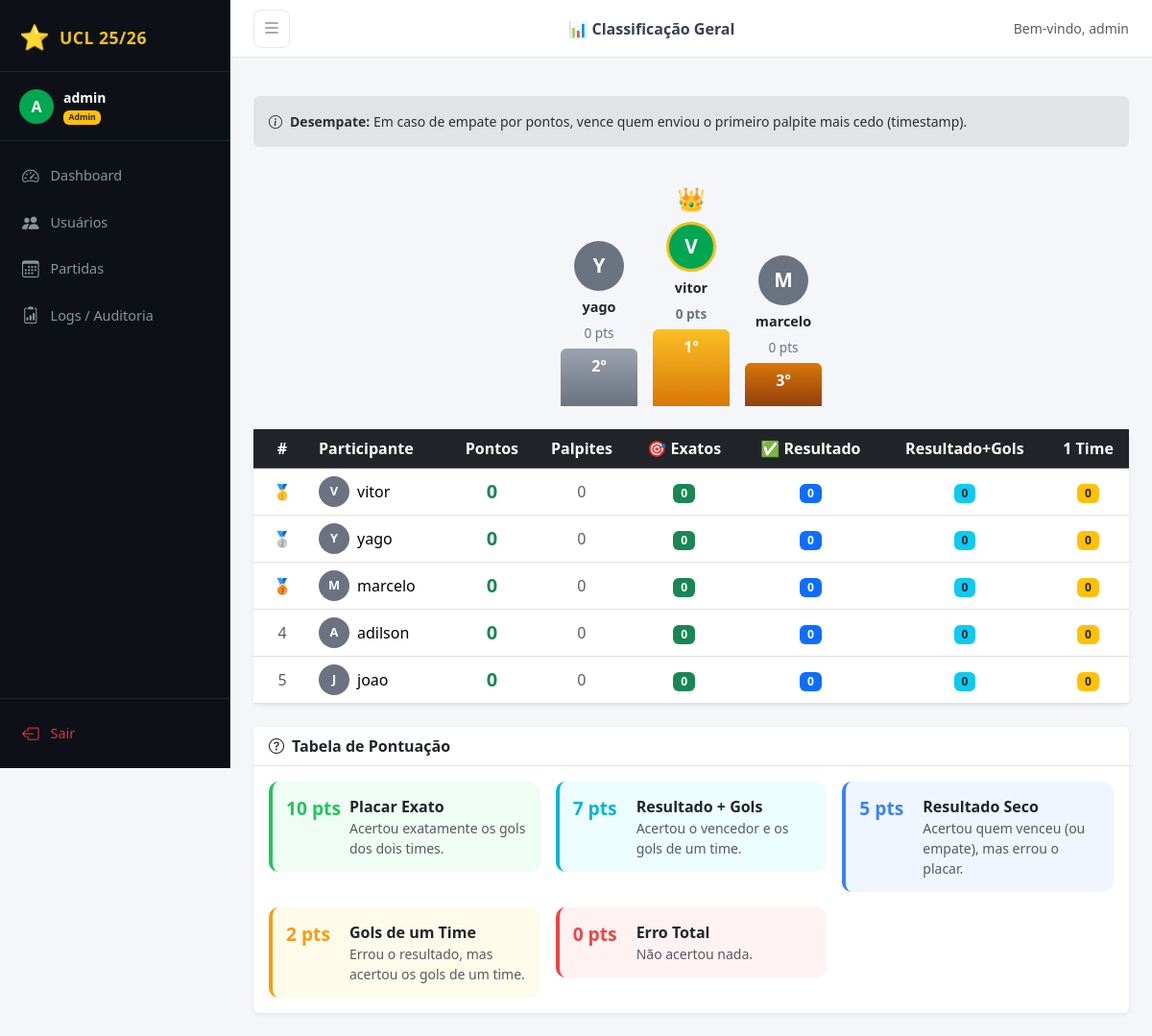
Page /ranking (signed in) on the committed database.
### app/models.py (models this page shows, shortened)
class User(UserMixin, db.Model):
    __tablename__ = 'users'
    id = db.Column(db.Integer, primary_key=True)
    username = db.Column(db.String(80), unique=True, nullable=False)
    email = db.Column(db.String(120), unique=True, nullable=False)
    password_hash = db.Column(db.String(256), nullable=False)
    role = db.Column(db.String(20), default='user')  # 'admin' ou 'user'
    is_blocked = db.Column(db.Boolean, default=False)
    created_at = db.Column(db.DateTime, default=datetime.utcnow)
    predictions = db.relationship('Prediction', backref='user', lazy=True)
    audit_logs = db.relationship('AuditLog', backref='user', lazy=True)

### app/routes/user.py (the view)
@user_bp.route('/ranking')
@login_required
def ranking():
    data = _get_ranking()
    return render_template('user/ranking.html', ranking=data)

### app/__init__.py (called while the page is built)
def create_app(config_class=Config):
    app = Flask(__name__)
    app.config.from_object(config_class)
    db.init_app(app)
    login_manager.init_app(app)
    login_manager.login_view = 'auth.login'
    login_manager.login_message = 'Por favor, faça login para acessar esta página.'
    login_manager.login_message_category = 'warning'
    @login_manager.user_loader
    def load_user(user_id):
        return db.session.get(User, int(user_id))
    from .routes.auth import auth_bp
    from .routes.admin import admin_bp
    from .routes.user import user_bp
    app.register_blueprint(auth_bp)
    app.register_blueprint(admin_bp, url_prefix='/admin')
    app.register_blueprint(user_bp)
    from .utils import format_dt, format_dt_full
    app.jinja_env.filters['fdt'] = format_dt
    app.jinja_env.filters['fdt_full'] = format_dt_full
    return app

### app/templates/user/ranking.html (shortened to what this page needs)
{% extends 'base.html' %}
{% block page_title %}📊 Classificação Geral{% endblock %}
{% block content %}
<div class="alert alert-secondary border-0 d-flex align-items-center gap-2 small">
  <i class="bi bi-info-circle"></i>
  <span><strong>Desempate:</strong> Em caso de empate por pontos, vence quem enviou o primeiro palpite mais cedo (timestamp).</span>
</div>
{% if ranking | length >= 1 %}
<div class="podium-wrap mb-4">
  {% if ranking | length >= 2 %}
  <div class="podium-item podium-2">
    <div class="podium-avatar">{{ ranking[1].user.username[0].upper() }}</div>
    <div class="podium-name">{{ ranking[1].user.username }}</div>
    <div class="podium-pts">{{ ranking[1].total_points }} pts</div>
    <div class="podium-bar bar-silver"><span>2º</span></div>
  </div>
  {% endif %}
  <div class="podium-item podium-1">
    <div class="crown">👑</div>
    <div class="podium-avatar av-gold">{{ ranking[0].user.username[0].upper() }}</div>
    <div class="podium-name fw-bold">{{ ranking[0].user.username }}</div>
    <div class="podium-pts fw-bold">{{ ranking[0].total_points }} pts</div>
    <div class="podium-bar bar-gold"><span>1º</span></div>
  </div>
  {% if ranking | length >= 3 %}
  <div class="podium-item podium-3">
    <div class="podium-avatar">{{ ranking[2].user.username[0].upper() }}</div>
    <div class="podium-name">{{ ranking[2].user.username }}</div>
    <div class="podium-pts">{{ ranking[2].total_points }} pts</div>
    <div class="podium-bar bar-bronze"><span>3º</span></div>
  </div>
  {% endif %}
</div>
{% endif %}
<div class="card border-0 shadow-sm">
  <div class="card-body p-0">
    <div class="table-responsive">
      <table class="table table-hover align-middle mb-0">
        <thead class="table-dark">
          <tr>
            <th class="text-center" style="width:60px">#</th>
            <th>Participante</th>
            <th class="text-center">Pontos</th>
            <th class="text-center d-none d-md-table-cell">Palpites</th>
            <th class="text-center d-none d-md-table-cell">🎯 Exatos</th>
            <th class="text-center d-none d-lg-table-cell">✅ Resultado</th>
            <th class="text-center d-none d-lg-table-cell">Resultado+Gols</th>
            <th class="text-center d-none d-lg-table-cell">1 Time</th>
          </tr>
        </thead>
        <tbody>
          {% for r in ranking %}
          <tr class="{{ 'table-warning fw-semibold' if r.user.id == current_user.id }}">
            <td class="text-center">
              {% if r.position == 1 %}🥇
              {% elif r.position == 2 %}🥈
              {% elif r.position == 3 %}🥉
              {% else %}
                <span class="text-muted">{{ r.position }}</span>
              {% endif %}
            </td>
            <td>
              <div class="d-flex align-items-center gap-2">
                <div class="mini-avatar {{ 'avatar-me' if r.user.id == current_user.id }}">
                  {{ r.user.username[0].upper() }}
                </div>
                <span>{{ r.user.username }}</span>
              </div>
            </td>
            <td class="text-center fw-bold fs-5 text-success">{{ r.total_points }}</td>
            <td class="text-center d-none d-md-table-cell text-muted">{{ r.total_preds }}</td>
            <td class="text-center d-none d-md-table-cell">
              <span class="badge bg-success">{{ r.exact }}</span>
            </td>
            <td class="text-center d-none d-lg-table-cell">
              <span class="badge bg-primary">{{ r.result_only }}</span>
            </td>
            <td class="text-center d-none d-lg-table-cell">
              <span class="badge bg-info text-dark">{{ r.result_plus }}</span>
            </td>
            <td class="text-center d-none d-lg-table-cell">
              <span class="badge bg-warning text-dark">{{ r.one_team }}</span>
            </td>
          </tr>
          {% else %}
          <tr>
            <td colspan="8" class="text-center text-muted py-4">Nenhum participante ainda.</td>
          </tr>
          {% endfor %}
        </tbody>
      </table>
    </div>
  </div>
</div>
<div class="card border-0 shadow-sm mt-4">
  <div class="card-header bg-transparent border-bottom">
    <strong><i class="bi bi-question-circle me-2"></i>Tabela de Pontuação</strong>
  </div>
  <div class="card-body">
    <div class="row g-3">
      <div class="col-12 col-md-6 col-lg-4">
        <div class="points-rule rule-10">
          <div class="rule-pts">10 pts</div>
          <div>
            <strong>Placar Exato</strong>
            <div class="text-muted small">Acertou exatamente os gols dos dois times.</div>
          </div>
        </div>
      </div>
      <div class="col-12 col-md-6 col-lg-4">
        <div class="points-rule rule-7">
          <div class="rule-pts">7 pts</div>
          <div>
            <strong>Resultado + Gols</strong>
            <div class="text-muted small">Acertou o vencedor e os gols de um time.</div>
          </div>
        </div>
      </div>
      <div class="col-12 col-md-6 col-lg-4">
        <div class="points-rule rule-5">
          <div class="rule-pts">5 pts</div>
          <div>
            <strong>Resultado Seco</strong>
            <div class="text-muted small">Acertou quem venceu (ou empate), mas errou o placar.</div>
          </div>
        </div>
      </div>
      <div class="col-12 col-md-6 col-lg-4">
        <div class="points-rule rule-2">
          <div class="rule-pts">2 pts</div>
          <div>
            <strong>Gols de um Time</strong>
            <div class="text-muted small">Errou o resultado, mas acertou os gols de um time.</div>
          </div>
        </div>
      </div>
      <div class="col-12 col-md-6 col-lg-4">
        <div class="points-rule rule-0">
          <div class="rule-pts">0 pts</div>
          <div>
            <strong>Erro Total</strong>
            <div class="text-muted small">Não acertou nada.</div>
          </div>
        </div>
      </div>
    </div>
  </div>
</div>
{% endblock %}

### app/templates/base.html (shortened to what this page needs)
<!DOCTYPE html>
<html lang="pt-BR">
<head>
  <link href="https://cdn.jsdelivr.net/npm/bootstrap@5.3.3/dist/css/bootstrap.min.css" rel="stylesheet" />
  <link href="https://cdn.jsdelivr.net/npm/bootstrap-icons@1.11.3/font/bootstrap-icons.min.css" rel="stylesheet" />
  <link href="https://cdn.jsdelivr.net/npm/flag-icons@7.2.3/css/flag-icons.min.css" rel="stylesheet" />
  <link href="{{ url_for('static', filename='css/style.css') }}" rel="stylesheet" />
</head>
<body>
{% if current_user.is_authenticated %}
<div class="sidebar" id="sidebar">
  <div class="sidebar-brand">
    <span class="trophy">⭐</span>
    <span class="brand-text">UCL 25/26</span>
  </div>
  <div class="sidebar-user">
    <div class="avatar">{{ current_user.username[0].upper() }}</div>
    <div>
      <div class="fw-semibold text-white small">{{ current_user.username }}</div>
      <div class="text-muted" style="font-size:0.72rem;">
        {% if current_user.role == 'admin' %}
          <span class="badge bg-warning text-dark">Admin</span>
        {% else %}
          <span class="badge bg-secondary">Participante</span>
        {% endif %}
      </div>
    </div>
  </div>
  <nav class="sidebar-nav">
    {% if current_user.role == 'admin' %}
      <a href="{{ url_for('admin.dashboard') }}" class="nav-item {% if request.endpoint == 'admin.dashboard' %}active{% endif %}">
        <i class="bi bi-speedometer2"></i><span>Dashboard</span>
      </a>
      <a href="{{ url_for('admin.users') }}" class="nav-item {% if request.endpoint in ['admin.users','admin.add_user','admin.edit_user','admin.toggle_block','admin.delete_user'] %}active{% endif %}">
        <i class="bi bi-people-fill"></i><span>Usuários</span>
      </a>
      <a href="{{ url_for('admin.matches') }}" class="nav-item {% if request.endpoint in ['admin.matches','admin.add_match','admin.set_result','admin.delete_match'] %}active{% endif %}">
        <i class="bi bi-calendar3"></i><span>Partidas</span>
      </a>
      <a href="{{ url_for('admin.logs') }}" class="nav-item {% if request.endpoint == 'admin.logs' %}active{% endif %}">
        <i class="bi bi-clipboard2-data"></i><span>Logs / Auditoria</span>
      </a>
    {% endif %}
  </nav>
  <div class="sidebar-footer">
    <a href="{{ url_for('auth.logout') }}" class="nav-item text-danger">
      <i class="bi bi-box-arrow-left"></i><span>Sair</span>
    </a>
  </div>
</div>
<div class="main-content" id="mainContent">
  <div class="topbar d-flex align-items-center justify-content-between">
    <button class="btn btn-sm sidebar-toggle" onclick="toggleSidebar()">
      <i class="bi bi-list fs-5"></i>
    </button>
    <div class="topbar-title fw-semibold">{% block page_title %}{% endblock %}</div>
    <div class="d-flex align-items-center gap-2">
      <span class="text-muted small d-none d-md-inline">Bem-vindo, {{ current_user.username }}</span>
    </div>
  </div>
  <div class="px-4 pt-3">
  </div>
  <div class="content-body">
    {% block content %}{% endblock %}
  </div>
</div>
{% endif %}
</body>
</html>

### app/static/css/style.css (style rules this page uses)
:root { --sidebar-w: 240px; --sidebar-bg: #0d1117; --sidebar-border: #21262d; --copa-green: #00a651; --copa-gold: #f0c020; --copa-dark: #1a1a2e; --topbar-h: 60px; --content-bg: #f4f6f9; --card-radius: 12px; --transition: 0.25s ease; }
* { box-sizing: border-box; margin: 0; padding: 0; }
body { font-family: 'Segoe UI', system-ui, -apple-system, sans-serif; background: var(--content-bg); color: #212529; overflow-x: hidden; }
.sidebar { position: fixed; top: 0; left: 0; width: var(--sidebar-w); height: 100vh; background: var(--sidebar-bg); border-right: 1px solid var(--sidebar-border); display: flex; flex-direction: column; z-index: 100; transition: transform var(--transition); }
.sidebar-brand { display: flex; align-items: center; gap: 10px; padding: 20px 20px 16px; border-bottom: 1px solid var(--sidebar-border); }
.trophy { font-size: 1.6rem; }
.brand-text { font-size: 1.1rem; font-weight: 700; color: var(--copa-gold); letter-spacing: 0.5px; }
.sidebar-user { display: flex; align-items: center; gap: 10px; padding: 16px 20px; border-bottom: 1px solid var(--sidebar-border); }
.avatar { width: 36px; height: 36px; border-radius: 50%; background: var(--copa-green); color: #fff; font-weight: 700; font-size: 1rem; display: flex; align-items: center; justify-content: center; flex-shrink: 0; }
.sidebar-nav { flex: 1; padding: 12px 0; overflow-y: auto; }
.nav-item { display: flex; align-items: center; gap: 12px; padding: 11px 20px; color: #8b949e; text-decoration: none; font-size: 0.9rem; transition: background var(--transition), color var(--transition); border-left: 3px solid transparent; }
.nav-item i { font-size: 1.1rem; flex-shrink: 0; }
.sidebar-footer { padding: 12px 0; border-top: 1px solid var(--sidebar-border); }
.main-content { margin-left: var(--sidebar-w); min-height: 100vh; display: flex; flex-direction: column; transition: margin var(--transition); }
.topbar { height: var(--topbar-h); background: #fff; border-bottom: 1px solid #e5e7eb; padding: 0 24px; position: sticky; top: 0; z-index: 50; }
.topbar-title { font-size: 1rem; color: #374151; }
.sidebar-toggle { background: transparent; border: 1px solid #e5e7eb; border-radius: 8px; color: #6b7280; cursor: pointer; padding: 4px 8px; }
.content-body { flex: 1; padding: 24px; }
.mini-avatar { width: 32px; height: 32px; border-radius: 50%; background: #6b7280; color: #fff; font-weight: 700; font-size: 0.8rem; display: flex; align-items: center; justify-content: center; flex-shrink: 0; }
.podium-wrap { display: flex; justify-content: center; align-items: flex-end; gap: 16px; padding: 20px 0 0; }
.podium-item { display: flex; flex-direction: column; align-items: center; gap: 6px; }
.podium-avatar { width: 52px; height: 52px; border-radius: 50%; background: #6b7280; color: #fff; font-size: 1.3rem; font-weight: 800; display: flex; align-items: center; justify-content: center; border: 3px solid transparent; }
.av-gold { background: var(--copa-green); border-color: var(--copa-gold); }
.crown { font-size: 1.5rem; }
.podium-name { font-weight: 600; font-size: 0.9rem; text-align: center; max-width: 100px; }
.podium-pts { font-size: 0.85rem; color: #6b7280; }
.podium-bar { width: 80px; border-radius: 6px 6px 0 0; display: flex; align-items: flex-start; justify-content: center; padding-top: 6px; color: #fff; font-weight: 700; font-size: 1rem; }
.bar-gold { height: 80px; background: linear-gradient(180deg, #fbbf24, #d97706); }
.bar-silver { height: 60px; background: linear-gradient(180deg, #9ca3af, #6b7280); }
.bar-bronze { height: 45px; background: linear-gradient(180deg, #d97706, #92400e); }
.podium-1 { order: 2; }
.podium-2 { order: 1; }
.podium-3 { order: 3; }
.points-rule { display: flex; align-items: flex-start; gap: 14px; padding: 14px; border-radius: 10px; border-left: 4px solid; }
.rule-pts { font-size: 1.2rem; font-weight: 800; white-space: nowrap; min-width: 52px; }
.rule-10 { border-color: #22c55e; background: #f0fdf4; }
.rule-10 .rule-pts { color: #22c55e; }
.rule-7 { border-color: #06b6d4; background: #ecfeff; }
.rule-7 .rule-pts { color: #06b6d4; }
.rule-5 { border-color: #3b82f6; background: #eff6ff; }
.rule-5 .rule-pts { color: #3b82f6; }
.rule-2 { border-color: #f59e0b; background: #fffbeb; }
.rule-2 .rule-pts { color: #f59e0b; }
.rule-0 { border-color: #ef4444; background: #fef2f2; }
.rule-0 .rule-pts { color: #ef4444; }

### rows in the picture
User: username "A", username "admin"
User: username "Y", username "yago", user "Y", user.username "yago"
User: username "V", username "vitor", user "V", user.username "vitor"
User: username "M", username "marcelo", user "M", user.username "marcelo", position "4", user "A", user.username "adilson", total_points "0", total_preds "0", exact "0", result_only "0", result_plus "0", one_team "0"
User: position "5", user "J", user.username "joao", total_points "0", total_preds "0", exact "0", result_only "0", result_plus "0", one_team "0"

### other values in the picture
{{ ranking[1].total_points }} "0"
{{ ranking[0].total_points }} "0"
{{ ranking[2].total_points }} "0"
{{ r.total_points }} "0" "0" "0"
{{ r.total_preds }} "0" "0" "0"
{{ r.exact }} "0" "0" "0"
{{ r.result_only }} "0" "0" "0"
{{ r.result_plus }} "0" "0" "0"
{{ r.one_team }} "0" "0" "0"
